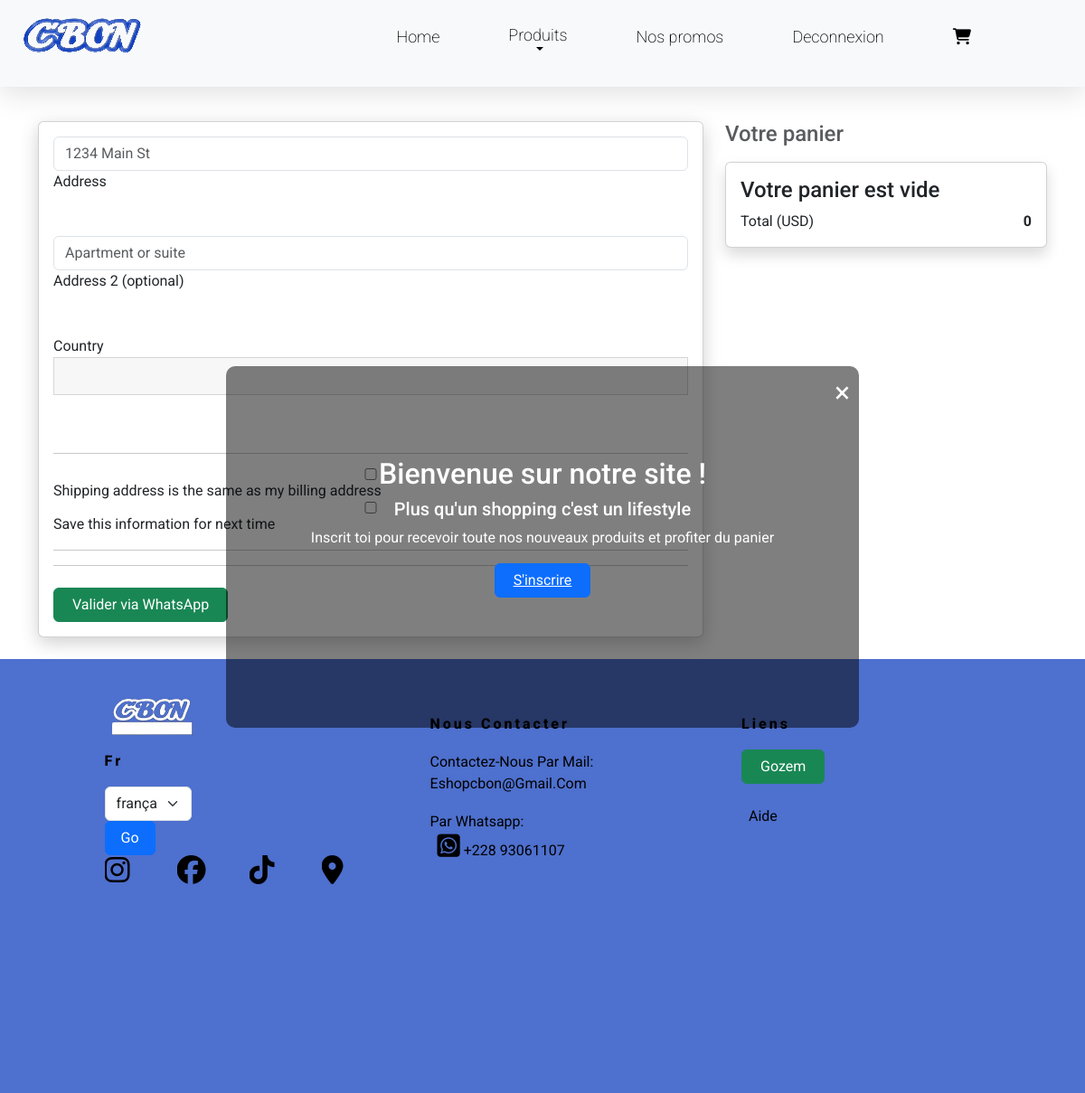
The page /checkout (signed in) on the database as committed earlier.
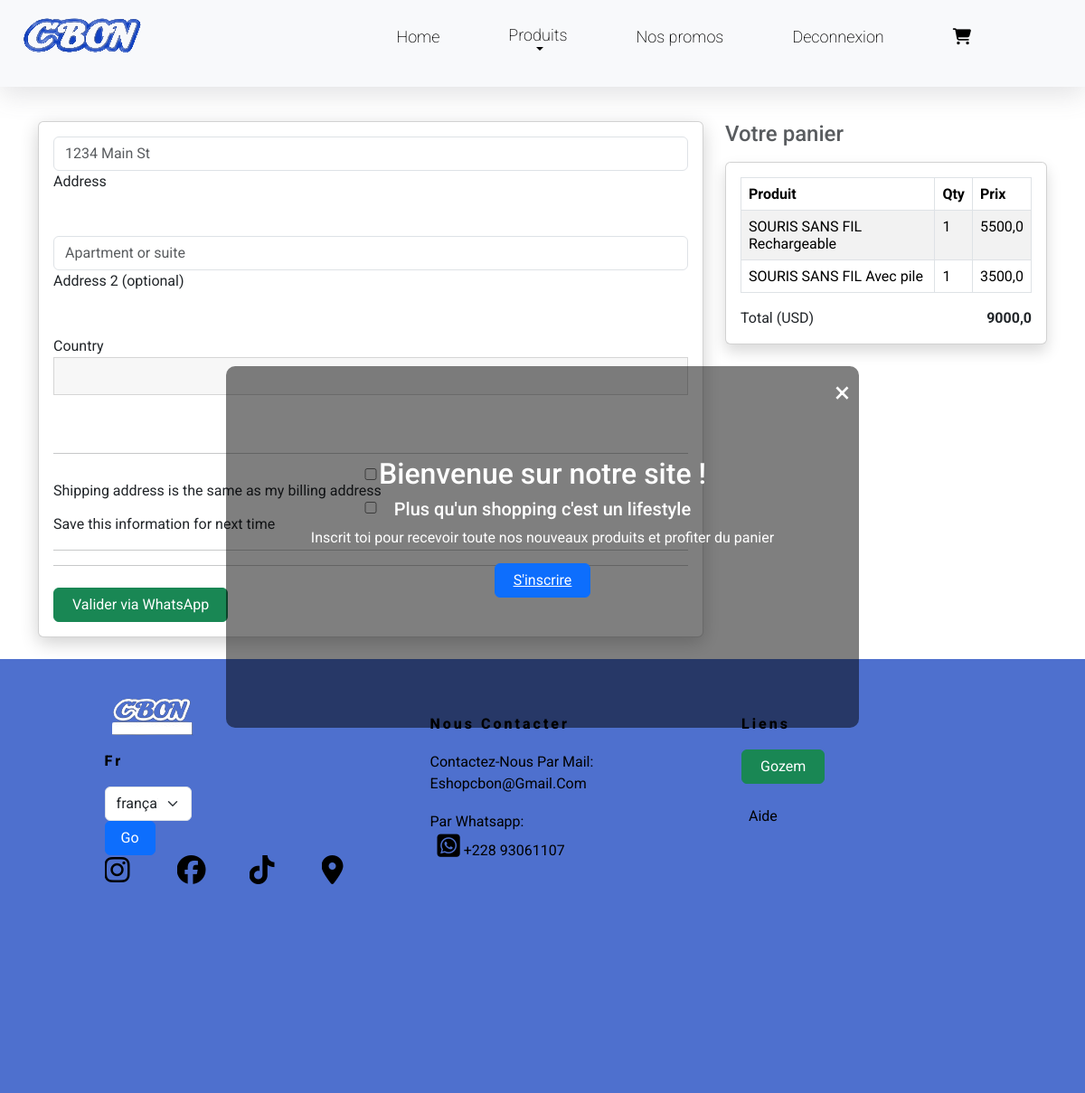
The same page on the database as committed later.
### store/models.py (models this page shows, shortened)
class Order(models.Model):
    user= models.ForeignKey(AUTH_USER_MODEL,on_delete= models.CASCADE,blank=True, null=True)
    ordered= models.BooleanField(default=False)
    products= models.ForeignKey( product ,on_delete=models.CASCADE,blank=True,null=True, related_name="order")
    quantity= models.IntegerField(default=1)
    ordered = models.BooleanField( default=False)
    quantity = models.IntegerField(default=1)
    def get_total_item_price(self):
        return self.quantity * self.products.prices
    def get_final_price(self):
        if self.products.discount_price:
            return self.get_total_discount_item_price()
        return self.get_total_item_price()

class product (models.Model):
    name = models.CharField(max_length=128)
    slug= models.SlugField(max_length=228,default='', unique=True)
    subcategory = models.ForeignKey(SubCategory,on_delete=models.CASCADE,default=True,null=False,related_name='products')
    category = models.ForeignKey(Category,on_delete=models.CASCADE,default=True,null=False,related_name='products')
    prices= models.FloatField(default=0)
    discount_price= models.FloatField(blank=True, null=True)
    instock = models.IntegerField(default=0)
    description = models.TextField(blank=True)
    thumbnail = models.ImageField(upload_to ="product",blank=True ,null=True)

### accounts/views.py (the view, shortened to what this page needs)
# urls.py: path('checkout', CheckoutView.as_view(), name='checkout'),
class CheckoutView(View):
    def get(self, *args, **kwargs):
        form = CheckoutForm()
        cartitems = Cart.objects.filter(user=self.request.user)
        totalprice = sum(cart.get_total() for cart in cartitems)
        products = product.objects.all()
        context = {
            "cartitem": cartitems,
            "totalprice": totalprice,
            "products": products,
            "form": form,
        }
        return render(self.request, 'store/checkout.html', context)

### accounts/forms.py
class CheckoutForm(forms.Form):
    street_address = forms.CharField(widget=forms.TextInput(attrs={
        'class': 'form-control',
        'placeholder': '1234 Main St'
    }))
    apartment_address = forms.CharField(required=False, widget=forms.TextInput(attrs={
        'class': 'form-control',
        'placeholder': 'Apartment or suite'
    }))
    country = CountryField(blank_label='(select country)').formfield(widget=CountrySelectWidget(attrs={
        'class': 'custom-select d-block w-100'
    }))
    zip = forms.CharField(widget=forms.TextInput(attrs={
        'class': 'form-control'
    }))
    same_billing_address = forms.BooleanField(required=False)
    save_info = forms.BooleanField(required=False)
    payment_option = forms.ChoiceField(
        widget=forms.RadioSelect, choices=PAYMENT)

### accounts/context_processors.py (called while the page is built)
def user_context(request):
    user= get_user(request)
    return{'user': user}

### store/models.py (called while the page is built)
    def get_total(self):
        total = 0
        for order_item in self.orders.all():
            total += order_item.get_final_price()
        return total

### store/templates/store/checkout.html (shortened to what this page needs)
{% extends 'base.html' %}
{% block content %}
<main >
    <div class="container wow fadeIn">
      <h2 class="my-5 h2 text-center">Checkout form</h2>
      <div class="row">
        <div class="col-md-8 mb-4">
          <div class="card">
            <form method="POST" class="card-body">
              <div class="md-form mb-5">
                {{ form.street_address }}
                <label for="address" class="">Address</label>
              </div>
            <div class="md-form mb-5">
              {{ form.apartment_address }}
              <label for="address-2" class="">Address 2 (optional)</label>
            </div>
              <div class="row">
                <div class="md-form mb-5">
                  <label for="country">Country</label>
                  {{ form.country }}
                </div>
              </div>
              <hr>
              <div class="custom-control custom-checkbox">
                <input {% if form.same_billing_address.value %}checked{% endif %} type="checkbox" class="custom-control-input" name="same_billing_address" id="same-address">
                <label class="custom-control-label" for="same-address">Shipping address is the same as my billing address</label>
              </div>
              <div class="custom-control custom-checkbox">
                <input {% if form.save_info.value %}checked{% endif %} type="checkbox" class="custom-control-input" name="save_info" id="save-info">
                <label class="custom-control-label" for="save-info">Save this information for next time</label>
              </div>
              <hr>
              <hr class="mb-4">
              <button class="btn btn-success" type="submit"><a href="{% url 'validate_cart_via_whatsapp' %}" target="_blank" style='color:white ;text-decoration:none; list-style: none;'>Valider via WhatsApp</a>
                </button>
            </form>
          </div>
        </div>
        <div class="col-md-4 mb-4">
          <h4 class="d-flex justify-content-between align-items-center mb-3">
            <span class="text-muted">Votre panier</span>
          </h4>
    <div class="">
        <div class="card shadow">
            <div class="card-body">
                  {% if cartitem %}
                     <table class="table table-striped table-bordered">
                        <thead>
                        <tr>
                          <th>Produit</th>
                          <th>Qty</th>
                          <th>Prix</th>
                        </tr>
                        </thead>
                        <tbody>
                          {% for item in cartitem %}
                          {% for order in item.orders.all %}
                          <tr>
                           <td> {{order.products.name}} </td>
                           <td> {{order.quantity}} </td>
                           <td> {{order.products.prices}} </td>
                          </tr>
                         {% endfor %}
                        {% endfor %}
                        </tbody>
                  </table>
                {% else %}
                    <h4>Votre panier est vide</h4>
                {% endif %}
                <li class="list-group-item d-flex justify-content-between">
                  <span>Total (USD)</span>
                  <strong>{{ totalprice }}</strong>
                </li>
            </div>
        </div>
    </div>
        </div>
      </div>
    </div>
  </main>
{% endblock content %}

Rows that differ between the two databases and show on the page:
added Order: products.name "SOURIS SANS FIL Rechargeable", quantity "1", products.prices "5500,0"
added Order: products.name "SOURIS SANS FIL Avec pile", quantity "1", products.prices "3500,0"
Other text that changed with them:
{{ totalprice }}: "0" → "9000,0"
text no longer shown: "Votre panier est vide"
text now shown: "Produit Qty Prix"
